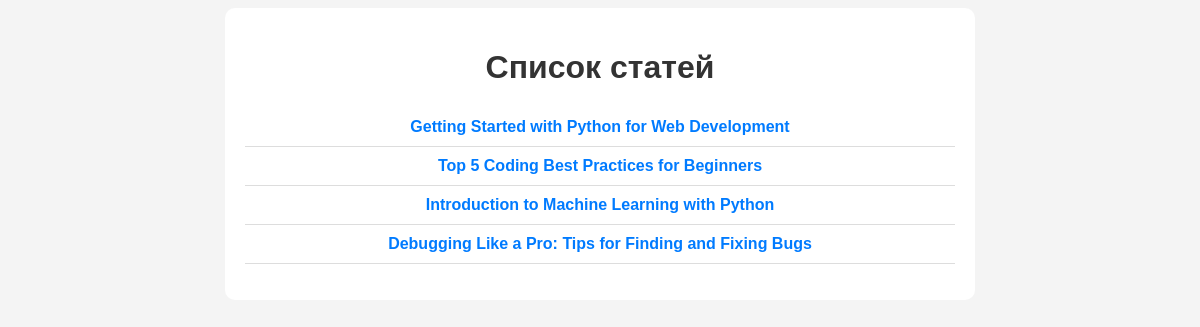
The app's page /articles/ with its own data.
### blog/models.py (models this page shows, shortened)
class Article(models.Model):
    title = models.CharField(max_length=255)
    text = models.TextField()
    author = models.CharField(max_length=255)

### blog/views.py (the view)
# urls.py: path('articles/', article_list, name='article_list'),
def article_list(request):
    articles = Article.objects.all()
    return render(request, 'article_list.html', {'articles': articles})

### blog/templates/article_list.html (shortened to what this page needs)
<!DOCTYPE html>
<html lang="ru">
<head>
</head>
<body>
    <div class="container">
        <h1>Список статей</h1>
        <ul>
            {% for article in articles %}
                <li><a href="{% url 'article_detail' article.id %}">{{ article.title }}</a></li>
            {% endfor %}
        </ul>
    </div>
</body>
</html>

### blog/templates/article_list.html (style rules this page uses)
body { font-family: Arial, sans-serif; background-color: #f4f4f4; text-align: center; }
.container { width: 60%; margin: auto; background: white; padding: 20px; border-radius: 10px; }
h1 { color: #333; }
ul { list-style: none; padding: 0; }
li { padding: 10px; border-bottom: 1px solid #ddd; }
a { text-decoration: none; color: #007BFF; font-weight: bold; }

### records on screen
Article: title "Getting Started with Python for Web Development"
Article: title "Top 5 Coding Best Practices for Beginners"
Article: title "Introduction to Machine Learning with Python"
Article: title "Debugging Like a Pro: Tips for Finding and Fixing Bugs"
